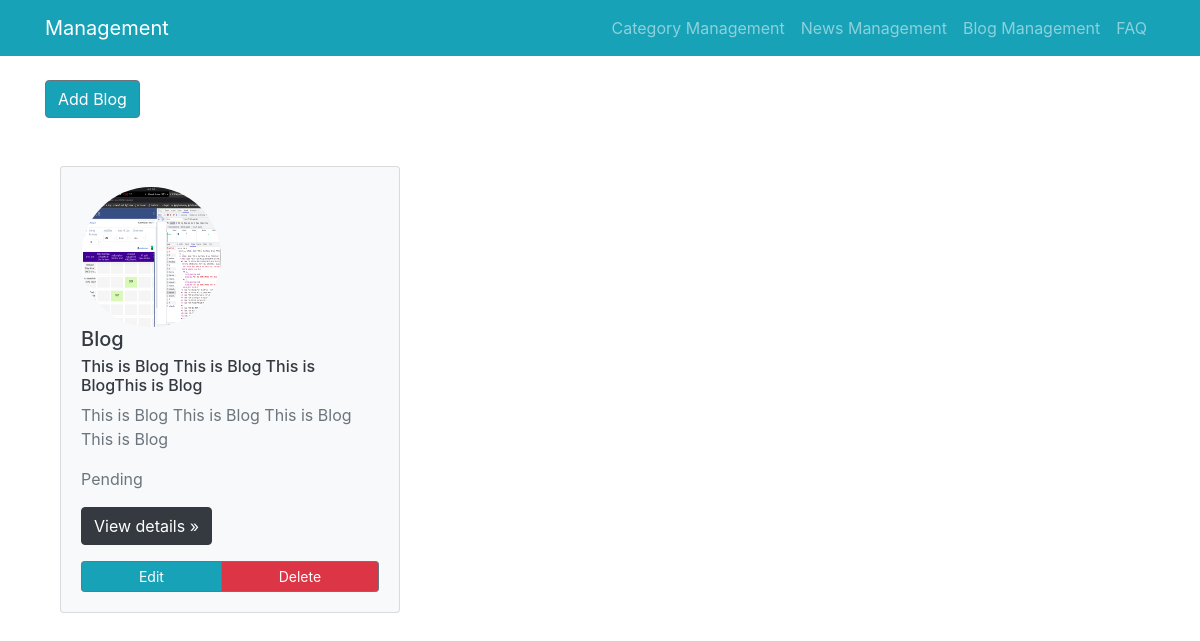
Before: /blog_management/ with the older database file.
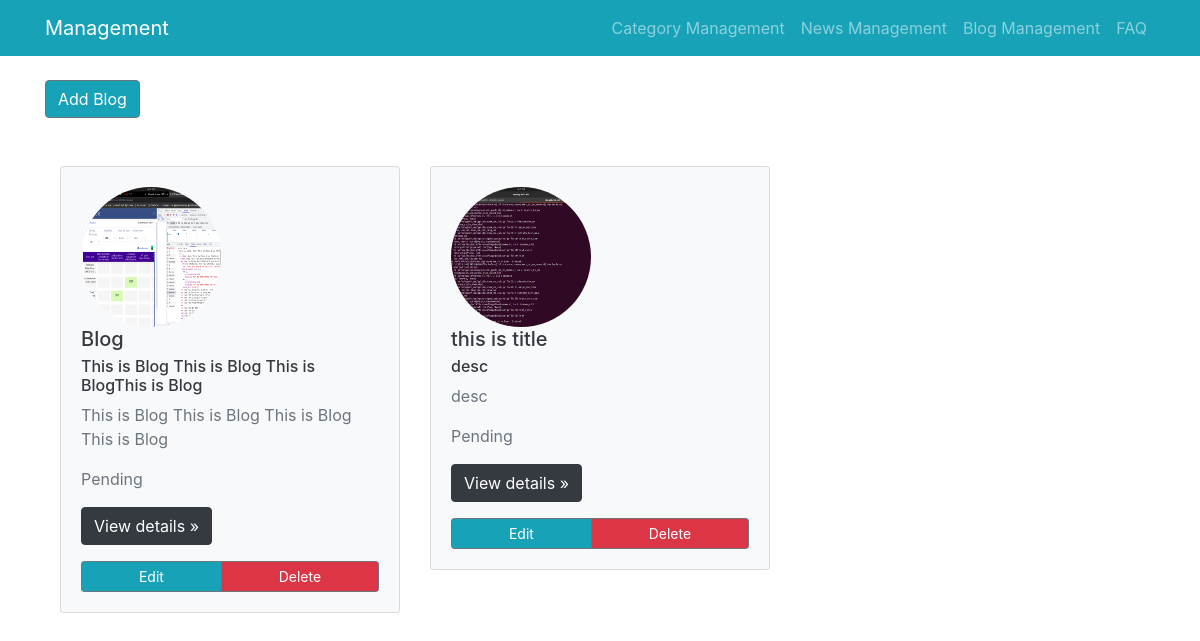
After: the same page with the newer database file.
### blog_management/models.py (models this page shows, shortened)
class Blog(models.Model):
    class Meta:
        db_table = 'blog'
    id = models.AutoField(primary_key=True)
    title = models.CharField(max_length=150)
    short_description = models.CharField(max_length=150)
    description = models.CharField(max_length=300)
    image = models.ImageField(upload_to='media/')
    status = models.CharField(max_length=300, choices = STATUS_CHOICES,null=True,blank=True)
    meta_title = models.CharField(max_length=150)
    meta_description = models.TextField(blank = True)
    meta_keyword = models.CharField(max_length=300)
    og_title = models.TextField(blank = True)
    og_description = models.CharField(max_length=300)
    og_url = models.CharField(max_length=150)
    canonical_url = models.TextField(blank = True)

### blog_management/views.py (the view)
# urls.py: path('', BlogView.as_view(), name="blog_list"),
class BlogView(ListView):
    model = Blog
    queryset = Blog.objects.all()
    template_name = 'blog_management/list_view.html'
    context_object_name = 'blog_list'

### templates/blog_management/list_view.html
{% extends 'base.html' %}
{% block content %}
<br>
<div>
  <a class="btn btn-secondary bg-info" href="{% url 'add_blog' %}" role="button">Add Blog</a>
</div>
<div class="album py-5">
  <div class="container">
    <div class="row">
      {% if object_list %}
      {% for each in blog_list %}
      <div class="col-md-4 mb-3">
        <div class="card bg-light">
          <div class="card-body">
            <img class="rounded-circle" src="{{ MEDIA_URL }}{{each.image.url}}" alt="{{each.image.url}}" width="140" height="140">
            <h5 class="card-title text-dark">{{each.title}}</h5>
            <h6 class="card-subtitle mb-2 text-dark">{{each.short_description}}</h6>
            <p class="text-muted">{{each.description}}</p>
            <p class="text-muted">{{each.status}}</p>
            <p><a class="btn btn-dark" href="{% url 'blog_detail_view' each.id %}" role="button">View details
                &raquo;</a></p>
            <div class="btn-group d-flex justify-content-between align-items-center">
              <a class="btn btn-sm btn-outline-secondary bg-info text-white" href="{% url 'edit_blog' each.id %}"
                role="button">Edit</a>
              <a class="btn btn-sm btn-outline-secondary bg-danger text-white" href="{% url 'delete_blog' each.id %}" role="button">Delete</a>
            </div>
          </div>
        </div>
      </div>
      {% endfor %}
      {% else %}
      No Blog Found
      {% endif %}
    </div>
  </div>
  {% endblock %}

Changed rows visible on the page:
added Blog: image (picture), title "this is title", short_description "desc", description "desc", status "Pending"
